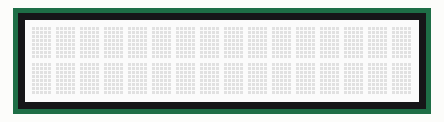
Bench run of a sketch on a simulated Arduino Uno, built with avr-gcc and run on an emulated ATmega328P. On the bench: 16×2 character LCD.

Above: at 0.1 s.
At 0.6 s:
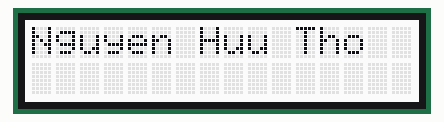

Measured:
- what the display in image 1 shows lasts 0.5 s, from 0.6 s to 1.1 s

The sketch:

Week8_Thuchanh3_Bai7.ino
```cpp
#include <Wire.h>
#include "rgb_lcd.h"

rgb_lcd lcd;

void setup() {
    lcd.begin(16, 2);
    lcd.print("Nguyen Huu Tho");
}

void loop() {
    lcd.noDisplay();
    delay(500);
    lcd.display();
    delay(500);
}
```
